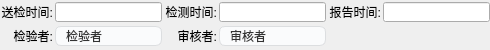
    <widget class="QWidget" name="widget_report_time" native="true">
     <property name="maximumSize">
      <size>
       <width>16777215</width>
       <height>50</height>
      </size>
     </property>
     <property name="styleSheet">
      <string notr="true"/>
     </property>
     <layout class="QGridLayout" name="gridLayout_6" columnstretch="1,2,1,2,1,2">
      <property name="leftMargin">
       <number>0</number>
      </property>
      <property name="topMargin">
       <number>0</number>
      </property>
      <property name="rightMargin">
       <number>0</number>
      </property>
      <property name="bottomMargin">
       <number>0</number>
      </property>
      <property name="spacing">
       <number>2</number>
      </property>
      <item row="0" column="0">
       <widget class="QLabel" name="lab_inspectTime">
        <property name="sizePolicy">
         <sizepolicy hsizetype="Expanding" vsizetype="Expanding">
          <horstretch>0</horstretch>
          <verstretch>0</verstretch>
         </sizepolicy>
        </property>
        <property name="maximumSize">
         <size>
          <width>16777215</width>
          <height>20</height>
         </size>
        </property>
        <property name="styleSheet">
         <string notr="true"/>
        </property>
        <property name="text">
         <string>送检时间:</string>
        </property>
        <property name="alignment">
         <set>Qt::AlignRight|Qt::AlignTrailing|Qt::AlignVCenter</set>
        </property>
       </widget>
      </item>
      <item row="0" column="1">
       <widget class="QLineEdit" name="inspectTime_lineEdit">
        <property name="sizePolicy">
         <sizepolicy hsizetype="Expanding" vsizetype="Expanding">
          <horstretch>0</horstretch>
          <verstretch>0</verstretch>
         </sizepolicy>
        </property>
        <property name="maximumSize">
         <size>
          <width>16777215</width>
          <height>20</height>
         </size>
        </property>
        <property name="text">
         <string/>
        </property>
       </widget>
      </item>
      <item row="0" column="2">
       <widget class="QLabel" name="lab_testTime">
        <property name="sizePolicy">
         <sizepolicy hsizetype="Expanding" vsizetype="Expanding">
          <horstretch>0</horstretch>
          <verstretch>0</verstretch>
         </sizepolicy>
        </property>
        <property name="maximumSize">
         <size>
          <width>16777215</width>
          <height>20</height>
         </size>
        </property>
        <property name="styleSheet">
         <string notr="true"/>
        </property>
        <property name="text">
         <string>检测时间:</string>
        </property>
        <property name="alignment">
         <set>Qt::AlignRight|Qt::AlignTrailing|Qt::AlignVCenter</set>
        </property>
       </widget>
      </item>
      <item row="0" column="3">
       <widget class="QLineEdit" name="testTime_lineEdit">
        <property name="sizePolicy">
         <sizepolicy hsizetype="Expanding" vsizetype="Expanding">
          <horstretch>0</horstretch>
          <verstretch>0</verstretch>
         </sizepolicy>
        </property>
        <property name="maximumSize">
         <size>
          <width>16777215</width>
          <height>20</height>
         </size>
        </property>
        <property name="text">
         <string/>
        </property>
       </widget>
      </item>
      <item row="0" column="4">
       <widget class="QLabel" name="lab_reportTime">
        <property name="sizePolicy">
         <sizepolicy hsizetype="Expanding" vsizetype="Expanding">
          <horstretch>0</horstretch>
          <verstretch>0</verstretch>
         </sizepolicy>
        </property>
        <property name="maximumSize">
         <size>
          <width>16777215</width>
          <height>20</height>
         </size>
        </property>
        <property name="styleSheet">
         <string notr="true"/>
        </property>
        <property name="text">
         <string>报告时间:</string>
        </property>
        <property name="alignment">
         <set>Qt::AlignRight|Qt::AlignTrailing|Qt::AlignVCenter</set>
        </property>
       </widget>
      </item>
      <item row="0" column="5">
       <widget class="QLineEdit" name="reportTime_lineEdit">
        <property name="sizePolicy">
         <sizepolicy hsizetype="Expanding" vsizetype="Expanding">
          <horstretch>0</horstretch>
          <verstretch>0</verstretch>
         </sizepolicy>
        </property>
        <property name="maximumSize">
         <size>
          <width>16777215</width>
          <height>20</height>
         </size>
        </property>
        <property name="text">
         <string/>
        </property>
       </widget>
      </item>
      <item row="1" column="0">
       <widget class="QLabel" name="lab_examiner">
        <property name="sizePolicy">
         <sizepolicy hsizetype="Expanding" vsizetype="Expanding">
          <horstretch>0</horstretch>
          <verstretch>0</verstretch>
         </sizepolicy>
        </property>
        <property name="maximumSize">
         <size>
          <width>16777215</width>
          <height>20</height>
         </size>
        </property>
        <property name="styleSheet">
         <string notr="true"/>
        </property>
        <property name="text">
         <string>检验者:</string>
        </property>
        <property name="alignment">
         <set>Qt::AlignRight|Qt::AlignTrailing|Qt::AlignVCenter</set>
        </property>
       </widget>
      </item>
      <item row="1" column="1">
       <widget class="QComboBox" name="examiner_combo">
        <property name="sizePolicy">
         <sizepolicy hsizetype="Expanding" vsizetype="Expanding">
          <horstretch>0</horstretch>
          <verstretch>0</verstretch>
         </sizepolicy>
        </property>
        <property name="maximumSize">
         <size>
          <width>16777215</width>
          <height>20</height>
         </size>
        </property>
        <property name="styleSheet">
         <string notr="true">QComboBox{
	border: 1px solid #DCDEE0;
	border-radius: 6px;
	font-family: &quot;PingFang SC Medium&quot;;
	padding-left: 10px;
	background-color: rgb(250, 251, 252);
	color: #333333;
}
QComboBox::drop-down{
	margin: 0px;
	padding-right: 0px;
	border: 0px;
}
QComboBox::down-arrow{
	image: url(:/PHOTOS/combo_down.png);
	width: 20px;
}
QComboBox::down-arrow:on{
	image: url(:/PHOTOS/combo_up.png);
}
QListView{
	margin: 0px;
	padding: 0px;
	border: 0px;
	border-radius: 10px;
	outline: 0px;
	color: #333333;
	background-color: rgb(250, 251, 252);
}
QListView::item{
	margin: 0px;
	padding: 10px;
	border: 0px;
	border-radius: 0px;
	height: 30px;
}
QListView::item:hover{
	color: #333333;
}
QListView::item:selected{
	color: rgb(31, 112, 227);
}</string>
        </property>
        <item>
         <property name="text">
          <string>检验者</string>
         </property>
        </item>
       </widget>
      </item>
      <item row="1" column="2">
       <widget class="QLabel" name="lab_verifier">
        <property name="sizePolicy">
         <sizepolicy hsizetype="Expanding" vsizetype="Expanding">
          <horstretch>0</horstretch>
          <verstretch>0</verstretch>
         </sizepolicy>
        </property>
        <property name="maximumSize">
         <size>
          <width>16777215</width>
          <height>20</height>
         </size>
        </property>
        <property name="styleSheet">
         <string notr="true"/>
        </property>
        <property name="text">
         <string>审核者:</string>
        </property>
        <property name="alignment">
         <set>Qt::AlignRight|Qt::AlignTrailing|Qt::AlignVCenter</set>
        </property>
       </widget>
      </item>
      <item row="1" column="3">
       <widget class="QComboBox" name="verifier_combo">
        <property name="sizePolicy">
         <sizepolicy hsizetype="Expanding" vsizetype="Expanding">
          <horstretch>0</horstretch>
          <verstretch>0</verstretch>
         </sizepolicy>
        </property>
        <property name="maximumSize">
         <size>
          <width>16777215</width>
          <height>20</height>
         </size>
        </property>
        <property name="styleSheet">
         <string notr="true">QComboBox{
	border: 1px solid #DCDEE0;
	border-radius: 6px;
	font-family: &quot;PingFang SC Medium&quot;;
	padding-left: 10px;
	background-color: rgb(250, 251, 252);
	color: #333333;
}
QComboBox::drop-down{
	margin: 0px;
	padding-right: 0px;
	border: 0px;
}
QComboBox::down-arrow{
	image: url(:/PHOTOS/combo_down.png);
	width: 20px;
}
QComboBox::down-arrow:on{
	image: url(:/PHOTOS/combo_up.png);
}
QListView{
	margin: 0px;
	padding: 0px;
	border: 0px;
	border-radius: 10px;
	outline: 0px;
	color: #333333;
	background-color: rgb(250, 251, 252);
}
QListView::item{
	margin: 0px;
	padding: 10px;
	border: 0px;
	border-radius: 0px;
	height: 30px;
}
QListView::item:hover{
	color: #333333;
}
QListView::item:selected{
	color: rgb(31, 112, 227);
}</string>
        </property>
        <item>
         <property name="text">
          <string>审核者</string>
         </property>
        </item>
       </widget>
      </item>
     </layout>
    </widget>
